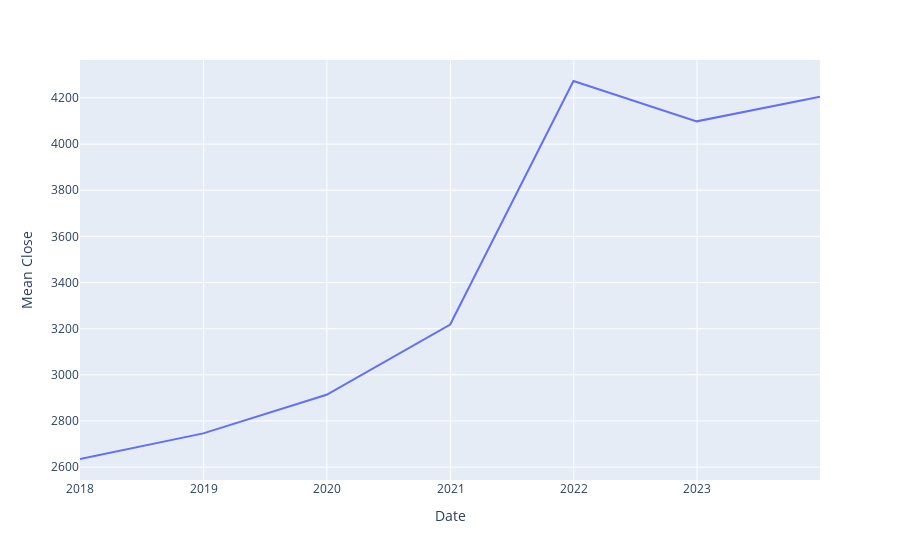

Notebook cell for this chart:
### Code cell
# yearly mean chart
yearly_close_mean = updated_data.resample('Y')['CLOSE'].mean()

# creating a new DataFrame with the resampled data
yearly_data = pd.DataFrame(
    {'Date': yearly_close_mean.index, 'Mean Close': yearly_close_mean.values})

# plotting the data
fig = px.line(yearly_data, x='Date', y='Mean Close', line_shape='linear', labels={
              'Date': 'Date', 'Mean Close': 'Mean Close'})
fig.show()

### Figure 1 — Plotly figure (JSON) as saved in the notebook; plotly's stock layout.template omitted (floating-point values rounded to 4 significant figures)
{"data": [{"hovertemplate": "Date=%{x}<br>Mean Close=%{y}<extra></extra>", "legendgroup": "", "line": {"color": "#636efa", "dash": "solid", "shape": "linear"}, "marker": {"symbol": "circle"}, "mode": "lines", "name": "", "orientation": "v", "showlegend": false, "type": "scatter", "x": ["2017-12-31T00:00:00", "2018-12-31T00:00:00", "2019-12-31T00:00:00", "2020-12-31T00:00:00", "2021-12-31T00:00:00", "2022-12-31T00:00:00", "2023-12-31T00:00:00"], "xaxis": "x", "y": [2635.0, 2746.0, 2913.0, 3218.0, 4273.0, 4099.0, 4206.0], "yaxis": "y"}], "layout": {"legend": {"tracegroupgap": 0}, "margin": {"t": 60}, "xaxis": {"anchor": "y", "domain": [0, 1], "title": {"text": "Date"}}, "yaxis": {"anchor": "x", "domain": [0, 1], "title": {"text": "Mean Close"}}}}
